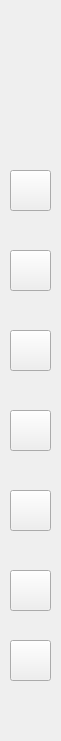
   <widget class="QStackedWidget" name="sideBarStack">
    <property name="geometry">
     <rect>
      <x>10</x>
      <y>0</y>
      <width>61</width>
      <height>741</height>
     </rect>
    </property>
    <property name="currentIndex">
     <number>0</number>
    </property>
    <widget class="QWidget" name="page_24">
     <widget class="QPushButton" name="homeButton">
      <property name="enabled">
       <bool>true</bool>
      </property>
      <property name="geometry">
       <rect>
        <x>10</x>
        <y>80</y>
        <width>40</width>
        <height>40</height>
       </rect>
      </property>
      <property name="minimumSize">
       <size>
        <width>40</width>
        <height>40</height>
       </size>
      </property>
      <property name="maximumSize">
       <size>
        <width>40</width>
        <height>40</height>
       </size>
      </property>
      <property name="cursor">
       <cursorShape>PointingHandCursor</cursorShape>
      </property>
      <property name="mouseTracking">
       <bool>true</bool>
      </property>
      <property name="focusPolicy">
       <enum>Qt::FocusPolicy::StrongFocus</enum>
      </property>
      <property name="toolTip">
       <string>Home</string>
      </property>
      <property name="layoutDirection">
       <enum>Qt::LayoutDirection::LeftToRight</enum>
      </property>
      <property name="autoFillBackground">
       <bool>false</bool>
      </property>
      <property name="text">
       <string/>
      </property>
      <property name="icon">
       <iconset>
        <normaloff>icons/menu.svg</normaloff>icons/menu.svg</iconset>
      </property>
      <property name="iconSize">
       <size>
        <width>22</width>
        <height>22</height>
       </size>
      </property>
      <property name="flat">
       <bool>true</bool>
      </property>
     </widget>
     <widget class="QPushButton" name="conf">
      <property name="geometry">
       <rect>
        <x>10</x>
        <y>330</y>
        <width>41</width>
        <height>41</height>
       </rect>
      </property>
      <property name="cursor">
       <cursorShape>PointingHandCursor</cursorShape>
      </property>
      <property name="toolTip">
       <string>Conference</string>
      </property>
      <property name="text">
       <string/>
      </property>
      <property name="icon">
       <iconset>
        <normaloff>icons/calendar.svg</normaloff>icons/calendar.svg</iconset>
      </property>
     </widget>
     <widget class="QLabel" name="pic">
      <property name="geometry">
       <rect>
        <x>10</x>
        <y>20</y>
        <width>41</width>
        <height>41</height>
       </rect>
      </property>
      <property name="cursor">
       <cursorShape>ForbiddenCursor</cursorShape>
      </property>
      <property name="text">
       <string/>
      </property>
      <property name="pixmap">
       <pixmap>build/Desktop_Qt_6_7_3-Debug/icons/user.svg</pixmap>
      </property>
      <property name="scaledContents">
       <bool>true</bool>
      </property>
      <property name="wordWrap">
       <bool>false</bool>
      </property>
     </widget>
     <widget class="QPushButton" name="collab">
      <property name="geometry">
       <rect>
        <x>10</x>
        <y>410</y>
        <width>41</width>
        <height>41</height>
       </rect>
      </property>
      <property name="cursor">
       <cursorShape>PointingHandCursor</cursorShape>
      </property>
      <property name="toolTip">
       <string>Collaborations</string>
      </property>
      <property name="text">
       <string/>
      </property>
      <property name="icon">
       <iconset>
        <normaloff>icons/share-2.svg</normaloff>icons/share-2.svg</iconset>
      </property>
     </widget>
     <widget class="QPushButton" name="profile">
      <property name="geometry">
       <rect>
        <x>10</x>
        <y>570</y>
        <width>41</width>
        <height>41</height>
       </rect>
      </property>
      <property name="cursor">
       <cursorShape>PointingHandCursor</cursorShape>
      </property>
      <property name="toolTip">
       <string>User Page</string>
      </property>
      <property name="text">
       <string/>
      </property>
      <property name="icon">
       <iconset>
        <normaloff>icons/user.svg</normaloff>icons/user.svg</iconset>
      </property>
     </widget>
     <widget class="QPushButton" name="review">
      <property name="geometry">
       <rect>
        <x>10</x>
        <y>170</y>
        <width>41</width>
        <height>41</height>
       </rect>
      </property>
      <property name="cursor">
       <cursorShape>PointingHandCursor</cursorShape>
      </property>
      <property name="toolTip">
       <string>Send to Research Reveiw</string>
      </property>
      <property name="text">
       <string/>
      </property>
      <property name="icon">
       <iconset>
        <normaloff>icons/plus-square.svg</normaloff>icons/plus-square.svg</iconset>
      </property>
     </widget>
     <widget class="QPushButton" name="Research">
      <property name="geometry">
       <rect>
        <x>10</x>
        <y>250</y>
        <width>41</width>
        <height>41</height>
       </rect>
      </property>
      <property name="cursor">
       <cursorShape>PointingHandCursor</cursorShape>
      </property>
      <property name="toolTip">
       <string>Add to Research</string>
      </property>
      <property name="text">
       <string/>
      </property>
      <property name="icon">
       <iconset>
        <normaloff>icons/pie-chart.svg</normaloff>icons/pie-chart.svg</iconset>
      </property>
     </widget>
     <widget class="QPushButton" name="modeSwitch">
      <property name="geometry">
       <rect>
        <x>10</x>
        <y>640</y>
        <width>41</width>
        <height>41</height>
       </rect>
      </property>
      <property name="cursor">
       <cursorShape>PointingHandCursor</cursorShape>
      </property>
      <property name="toolTip">
       <string>Mode Toggle</string>
      </property>
      <property name="text">
       <string/>
      </property>
      <property name="icon">
       <iconset>
        <normaloff>icons/sun.svg</normaloff>icons/sun.svg</iconset>
      </property>
     </widget>
     <widget class="QPushButton" name="publication">
      <property name="geometry">
       <rect>
        <x>10</x>
        <y>490</y>
        <width>41</width>
        <height>41</height>
       </rect>
      </property>
      <property name="cursor">
       <cursorShape>PointingHandCursor</cursorShape>
      </property>
      <property name="toolTip">
       <string>Posts</string>
      </property>
      <property name="text">
       <string/>
      </property>
      <property name="icon">
       <iconset>
        <normaloff>icons/send.svg</normaloff>icons/send.svg</iconset>
      </property>
     </widget>
    </widget>
    <widget class="QWidget" name="page_25"/>
   </widget>
